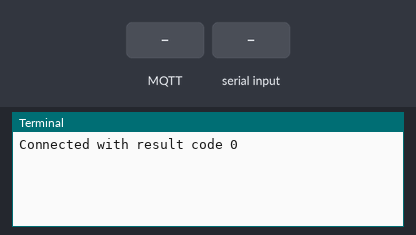
This program was run on a simulated Raspberry Pi (BCM pin numbers). Shown: the last lines printed to the terminal. The inputs (shaded band) are chosen by the test bench. No MQTT or app messages arrive unless stated; threads take turns every 2 ms.

Above: at 1.3 s.
1.4 s: MQTT message "target" arrives on the first subscribed topic
At 1.8 s:
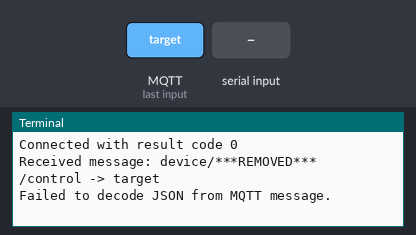
2.9 s: "target\n" received over the second serial link
At 4.1 s:
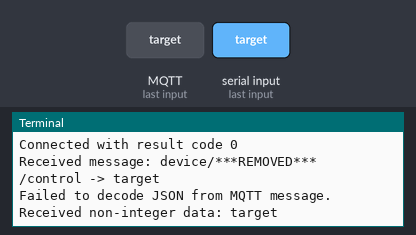
4.4 s: MQTT message "control" arrives on the first subscribed topic
At 5.3 s:
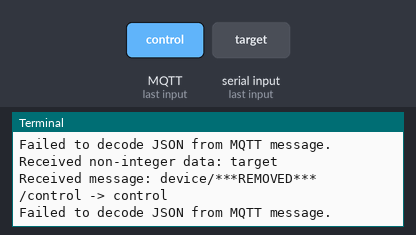
5.9 s: "control\n" received over the second serial link
At 6.5 s:
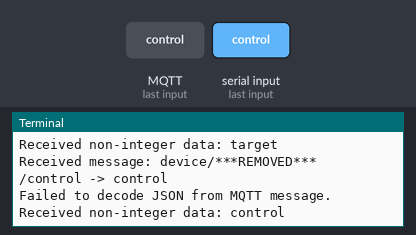
7.4 s: MQTT message "red" arrives on the first subscribed topic
At 8.6 s:
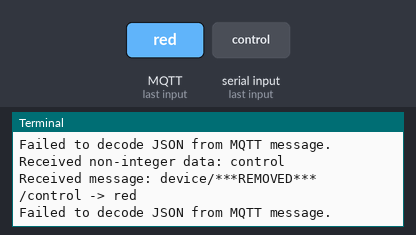
8.9 s: "red\n" received over the second serial link
At 9.9 s:
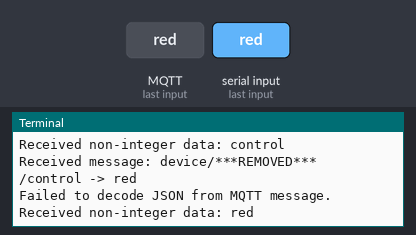

The program:

integ_sys1_1115.py
```python
import time
import json
import struct
import serial
from gpiozero import DistanceSensor
import paho.mqtt.client as mqtt
import threading

# MQTT 설정
mqtt_broker = "k11c106.p.ssafy.io"
mqtt_port = 1883
mqtt_topic = "device/***REMOVED*** /data"      # 데이터를 송신할 토픽
control_topic = "device/***REMOVED*** /control"  # 데이터를 수신할 토픽
status_topic = "device/***REMOVED*** /status"    # 연결 상태 토픽

client = mqtt.Client()
client.username_pw_set(username="***REMOVED*** ", password="***REMOVED*** ")

# 라즈베리 파이에서 UART 신호를 수신하기 위한 설정
ser = serial.Serial('/dev/ttyAMA0', baudrate=9600, timeout=1)

def on_connect(client, userdata, flags, rc):
    if rc == 0:
        print("Connected with result code " + str(rc))
        client.subscribe(control_topic)  # 제어 토픽 구독
        client.subscribe(status_topic)   # 상태 토픽 구독

    else:
        print("Failed to connect, return code " + str(rc))

def on_disconnect(client, userdata, rc):
    print("Disconnected with result code " + str(rc))

def on_message(client, userdata, msg):
    print(f"Received message: {msg.topic} -> {msg.payload.decode()}")

    if msg.topic == control_topic:
        # 제어 토픽에서 수신된 메시지 처리
        try:
            payload = json.loads(msg.payload.decode())
            print(f"Received payload: {payload}")

            uart_array = [
                payload.get('target', 0),
                payload.get('control', 0),
                payload.get('red', 0),
                payload.get('green', 0),
                payload.get('blue', 0),
                payload.get('brightness', 0),
                int(payload.get('abnormal', 0)),
                payload.get('value8', 0),
            ]

            uart_bytes = struct.pack(f'{len(uart_array)}B', *uart_array)
            ser.write(uart_bytes)
            print(f"Sent array via UART: {uart_array}")

        except json.JSONDecodeError:
            print("Failed to decode JSON from MQTT message.")

        except Exception as e:
            print(f"Failed to send via UART: {e}")

    elif msg.topic == status_topic:
        # 상태 토픽에서 수신된 메시지 처리
        if msg.payload.decode() == "HEALTH_CHECK":
            try:
                result = client.publish(status_topic, "HEALTHY")
                status = result[0]

                if status == 0:
                    print(f"Sent 'HEALTHY' to topic `{status_topic}`")

                else:
                    print(f"Failed to send message to topic {status_topic}")

            except RuntimeError:
                print(f"Error on message publish")

        else:
            print(f"Received unexpected payload on status topic: {msg.payload.decode()}")

    else:
        print(f"Received message from unknown topic: {msg.topic}")

def read_uart():
    while True:
        if ser.in_waiting > 0:
            try:
                data = ser.readline().decode('utf-8').strip()

                if data:
                    emg_value = int(data)
                    print(f"Received ADC Value: {emg_value}")

                    payload = {
                        "uuid": "***REMOVED*** ",  # 고정
                        "driverId": 5,  # 고정
                        "driverStatus": None,
                        "coordinateX": 126.3549225,
                        "coordinateY": 34.7574628,
                        "emg": emg_value,
                        "eeg": {
                            "delta": None,
                            "theta": None,
                            "lowAlpha": None,
                            "highAlpha": None,
                            "lowBeta": None,
                            "highBeta": None,
                            "lowGamma": None,
                            "highGamma": None
                        },
                        "score": {
                            "attention": None,
                            "meditation": None
                        }
                    }

                    client.publish(mqtt_topic, json.dumps(payload), qos=1)
                    print(f"Published via MQTT: {payload}")

            except ValueError:
                print(f"Received non-integer data: {data}")

            except UnicodeDecodeError:
                print("Error decoding data")

        #time.sleep(1)

client.on_connect = on_connect
client.on_disconnect = on_disconnect
client.on_message = on_message

# MQTT 브로커에 연결
try:
    client.connect(mqtt_broker, mqtt_port, 60)
    client.loop_start()

except Exception as e:
    print(f"Could not connect to MQTT Broker: {e}")
    exit()

# UART 데이터 읽기 스레드 시작
uart_thread = threading.Thread(target=read_uart)
uart_thread.daemon = True
uart_thread.start()

# 메인 루프
try:
    while True:
        time.sleep(1)

except KeyboardInterrupt:
    print("종료")

finally:
    # MQTT 연결 종료
    client.disconnect()
    client.loop_stop()
    ser.close()
```

Measured:
- after the input at 1.4 s, the terminal: prints a new line at once (image 1)
- after the input at 2.9 s, the terminal: prints a new line at once (image 2)
- after the input at 4.4 s, the terminal: prints a new line at once (image 3)
- after the input at 5.9 s, the terminal: prints a new line at once (image 4)
- after the input at 7.4 s, the terminal: prints a new line at once (image 5)
- after the input at 8.9 s, the terminal: prints a new line at once (image 6)
